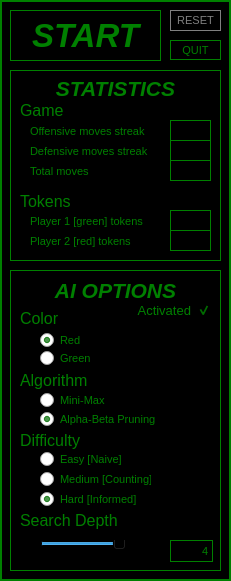
   <widget class="QWidget" name="menuWidget" native="true">
    <property name="geometry">
     <rect>
      <x>780</x>
      <y>10</y>
      <width>231</width>
      <height>581</height>
     </rect>
    </property>
    <property name="font">
     <font>
      <family>Arial</family>
     </font>
    </property>
    <property name="styleSheet">
     <string notr="true">border: 2px solid green;
background: black;
color: green</string>
    </property>
    <widget class="QWidget" name="informationWidget" native="true">
     <property name="geometry">
      <rect>
       <x>10</x>
       <y>70</y>
       <width>211</width>
       <height>191</height>
      </rect>
     </property>
     <property name="styleSheet">
      <string notr="true">border: 1px solid green;</string>
     </property>
     <widget class="QLabel" name="infoLabel">
      <property name="enabled">
       <bool>true</bool>
      </property>
      <property name="geometry">
       <rect>
        <x>10</x>
        <y>10</y>
        <width>191</width>
        <height>16</height>
       </rect>
      </property>
      <property name="font">
       <font>
        <family>Arial</family>
        <pointsize>16</pointsize>
        <weight>75</weight>
        <italic>true</italic>
        <bold>true</bold>
        <underline>false</underline>
       </font>
      </property>
      <property name="styleSheet">
       <string notr="true">border: none; color: green;</string>
      </property>
      <property name="text">
       <string>STATISTICS</string>
      </property>
      <property name="alignment">
       <set>Qt::AlignCenter</set>
      </property>
     </widget>
     <widget class="QLabel" name="gameInfoLabel">
      <property name="enabled">
       <bool>true</bool>
      </property>
      <property name="geometry">
       <rect>
        <x>10</x>
        <y>30</y>
        <width>51</width>
        <height>20</height>
       </rect>
      </property>
      <property name="font">
       <font>
        <family>Arial</family>
        <pointsize>12</pointsize>
        <underline>false</underline>
       </font>
      </property>
      <property name="styleSheet">
       <string notr="true">border: none; color: green;</string>
      </property>
      <property name="text">
       <string>Game</string>
      </property>
     </widget>
     <widget class="QLabel" name="totalLabel">
      <property name="enabled">
       <bool>true</bool>
      </property>
      <property name="geometry">
       <rect>
        <x>20</x>
        <y>91</y>
        <width>121</width>
        <height>20</height>
       </rect>
      </property>
      <property name="font">
       <font>
        <family>Arial</family>
        <pointsize>8</pointsize>
        <underline>false</underline>
       </font>
      </property>
      <property name="styleSheet">
       <string notr="true">border: none; color: green;</string>
      </property>
      <property name="text">
       <string>Total moves</string>
      </property>
     </widget>
     <widget class="QLabel" name="totalCounter">
      <property name="enabled">
       <bool>true</bool>
      </property>
      <property name="geometry">
       <rect>
        <x>160</x>
        <y>90</y>
        <width>41</width>
        <height>21</height>
       </rect>
      </property>
      <property name="font">
       <font>
        <family>Arial</family>
        <pointsize>8</pointsize>
        <underline>false</underline>
       </font>
      </property>
      <property name="styleSheet">
       <string notr="true">border: 1px solid green;
color: green;</string>
      </property>
      <property name="text">
       <string/>
      </property>
      <property name="alignment">
       <set>Qt::AlignRight|Qt::AlignTrailing|Qt::AlignVCenter</set>
      </property>
     </widget>
     <widget class="QLabel" name="p1Tokenlabel">
      <property name="enabled">
       <bool>true</bool>
      </property>
      <property name="geometry">
       <rect>
        <x>20</x>
        <y>141</y>
        <width>161</width>
        <height>20</height>
       </rect>
      </property>
      <property name="font">
       <font>
        <family>Arial</family>
        <pointsize>8</pointsize>
        <underline>false</underline>
       </font>
      </property>
      <property name="styleSheet">
       <string notr="true">border: none; color: green;</string>
      </property>
      <property name="text">
       <string>Player 1 [green] tokens</string>
      </property>
     </widget>
     <widget class="QLabel" name="playerInfoLabel">
      <property name="enabled">
       <bool>true</bool>
      </property>
      <property name="geometry">
       <rect>
        <x>10</x>
        <y>121</y>
        <width>61</width>
        <height>20</height>
       </rect>
      </property>
      <property name="font">
       <font>
        <family>Arial</family>
        <pointsize>12</pointsize>
        <underline>false</underline>
       </font>
      </property>
      <property name="styleSheet">
       <string notr="true">border: none; color: green;</string>
      </property>
      <property name="text">
       <string>Tokens</string>
      </property>
     </widget>
     <widget class="QLabel" name="p1TokenCounter">
      <property name="enabled">
       <bool>true</bool>
      </property>
      <property name="geometry">
       <rect>
        <x>160</x>
        <y>140</y>
        <width>41</width>
        <height>21</height>
       </rect>
      </property>
      <property name="font">
       <font>
        <family>Arial</family>
        <pointsize>8</pointsize>
        <underline>false</underline>
       </font>
      </property>
      <property name="styleSheet">
       <string notr="true">border: 1px solid green;
color: green;</string>
      </property>
      <property name="text">
       <string/>
      </property>
      <property name="alignment">
       <set>Qt::AlignRight|Qt::AlignTrailing|Qt::AlignVCenter</set>
      </property>
     </widget>
     <widget class="QLabel" name="p2TokenLabel">
      <property name="enabled">
       <bool>true</bool>
      </property>
      <property name="geometry">
       <rect>
        <x>20</x>
        <y>161</y>
        <width>111</width>
        <height>20</height>
       </rect>
      </property>
      <property name="font">
       <font>
        <family>Arial</family>
        <pointsize>8</pointsize>
        <underline>false</underline>
       </font>
      </property>
      <property name="styleSheet">
       <string notr="true">border: none; color: green;</string>
      </property>
      <property name="text">
       <string>Player 2 [red] tokens</string>
      </property>
     </widget>
     <widget class="QLabel" name="p2TokenCounter">
      <property name="enabled">
       <bool>true</bool>
      </property>
      <property name="geometry">
       <rect>
        <x>160</x>
        <y>160</y>
        <width>41</width>
        <height>21</height>
       </rect>
      </property>
      <property name="font">
       <font>
        <family>Arial</family>
        <pointsize>8</pointsize>
        <underline>false</underline>
       </font>
      </property>
      <property name="styleSheet">
       <string notr="true">border: 1px solid green;
color: green;</string>
      </property>
      <property name="text">
       <string/>
      </property>
      <property name="alignment">
       <set>Qt::AlignRight|Qt::AlignTrailing|Qt::AlignVCenter</set>
      </property>
     </widget>
     <widget class="QLabel" name="defMovesLabel">
      <property name="enabled">
       <bool>true</bool>
      </property>
      <property name="geometry">
       <rect>
        <x>20</x>
        <y>71</y>
        <width>121</width>
        <height>20</height>
       </rect>
      </property>
      <property name="font">
       <font>
        <family>Arial</family>
        <pointsize>8</pointsize>
        <underline>false</underline>
       </font>
      </property>
      <property name="styleSheet">
       <string notr="true">border: none; color: green;</string>
      </property>
      <property name="text">
       <string>Defensive moves streak</string>
      </property>
     </widget>
     <widget class="QLabel" name="defMovesCounter">
      <property name="enabled">
       <bool>true</bool>
      </property>
      <property name="geometry">
       <rect>
        <x>160</x>
        <y>70</y>
        <width>41</width>
        <height>21</height>
       </rect>
      </property>
      <property name="font">
       <font>
        <family>Arial</family>
        <pointsize>8</pointsize>
        <underline>false</underline>
       </font>
      </property>
      <property name="styleSheet">
       <string notr="true">border: 1px solid green;
color: green;</string>
      </property>
      <property name="text">
       <string/>
      </property>
      <property name="alignment">
       <set>Qt::AlignRight|Qt::AlignTrailing|Qt::AlignVCenter</set>
      </property>
     </widget>
     <widget class="QLabel" name="offensiveMovesCounter">
      <property name="enabled">
       <bool>true</bool>
      </property>
      <property name="geometry">
       <rect>
        <x>160</x>
        <y>50</y>
        <width>41</width>
        <height>21</height>
       </rect>
      </property>
      <property name="font">
       <font>
        <family>Arial</family>
        <pointsize>8</pointsize>
        <underline>false</underline>
       </font>
      </property>
      <property name="styleSheet">
       <string notr="true">border: 1px solid green;
color: green;</string>
      </property>
      <property name="text">
       <string/>
      </property>
      <property name="alignment">
       <set>Qt::AlignRight|Qt::AlignTrailing|Qt::AlignVCenter</set>
      </property>
     </widget>
     <widget class="QLabel" name="offensiveMovesLabel">
      <property name="enabled">
       <bool>true</bool>
      </property>
      <property name="geometry">
       <rect>
        <x>20</x>
        <y>51</y>
        <width>121</width>
        <height>20</height>
       </rect>
      </property>
      <property name="font">
       <font>
        <family>Arial</family>
        <pointsize>8</pointsize>
        <underline>false</underline>
       </font>
      </property>
      <property name="styleSheet">
       <string notr="true">border: none; color: green;</string>
      </property>
      <property name="text">
       <string>Offensive moves streak</string>
      </property>
     </widget>
    </widget>
    <widget class="QWidget" name="aiWidget" native="true">
     <property name="geometry">
      <rect>
       <x>10</x>
       <y>270</y>
       <width>211</width>
       <height>301</height>
      </rect>
     </property>
     <property name="styleSheet">
      <string notr="true">border:1px solid green;</string>
     </property>
     <widget class="QLabel" name="optionLabel">
      <property name="enabled">
       <bool>true</bool>
      </property>
      <property name="geometry">
       <rect>
        <x>10</x>
        <y>10</y>
        <width>191</width>
        <height>21</height>
       </rect>
      </property>
      <property name="font">
       <font>
        <family>Arial</family>
        <pointsize>16</pointsize>
        <weight>75</weight>
        <italic>true</italic>
        <bold>true</bold>
        <underline>false</underline>
       </font>
      </property>
      <property name="layoutDirection">
       <enum>Qt::LeftToRight</enum>
      </property>
      <property name="styleSheet">
       <string notr="true">border: none; color: green;</string>
      </property>
      <property name="text">
       <string>AI OPTIONS</string>
      </property>
      <property name="alignment">
       <set>Qt::AlignCenter</set>
      </property>
     </widget>
     <widget class="QCheckBox" name="aiBox">
      <property name="geometry">
       <rect>
        <x>120</x>
        <y>30</y>
        <width>81</width>
        <height>20</height>
       </rect>
      </property>
      <property name="font">
       <font>
        <pointsize>10</pointsize>
       </font>
      </property>
      <property name="cursor">
       <cursorShape>PointingHandCursor</cursorShape>
      </property>
      <property name="layoutDirection">
       <enum>Qt::RightToLeft</enum>
      </property>
      <property name="styleSheet">
       <string notr="true">border: 0px;</string>
      </property>
      <property name="text">
       <string>Activated</string>
      </property>
      <property name="checked">
       <bool>true</bool>
      </property>
     </widget>
     <widget class="QLabel" name="algoLabel">
      <property name="enabled">
       <bool>true</bool>
      </property>
      <property name="geometry">
       <rect>
        <x>10</x>
        <y>100</y>
        <width>71</width>
        <height>21</height>
       </rect>
      </property>
      <property name="font">
       <font>
        <family>Arial</family>
        <pointsize>12</pointsize>
        <underline>false</underline>
       </font>
      </property>
      <property name="styleSheet">
       <string notr="true">color:green;
border: 0px solid green;</string>
      </property>
      <property name="text">
       <string>Algorithm</string>
      </property>
     </widget>
     <widget class="QGroupBox" name="algoGroup">
      <property name="geometry">
       <rect>
        <x>20</x>
        <y>120</y>
        <width>131</width>
        <height>41</height>
       </rect>
      </property>
      <property name="font">
       <font>
        <family>Arial</family>
        <pointsize>8</pointsize>
       </font>
      </property>
      <property name="styleSheet">
       <string notr="true">border:0px;
background:none</string>
      </property>
      <property name="title">
       <string/>
      </property>
      <widget class="QRadioButton" name="algoRadio_1">
       <property name="enabled">
        <bool>true</bool>
       </property>
       <property name="geometry">
        <rect>
         <x>10</x>
         <y>0</y>
         <width>71</width>
         <height>20</height>
        </rect>
       </property>
       <property name="font">
        <font>
         <family>Arial</family>
         <pointsize>8</pointsize>
        </font>
       </property>
       <property name="cursor">
        <cursorShape>PointingHandCursor</cursorShape>
       </property>
       <property name="styleSheet">
        <string notr="true">color:green;</string>
       </property>
       <property name="text">
        <string>Mini-Max</string>
       </property>
       <property name="checked">
        <bool>false</bool>
       </property>
      </widget>
      <widget class="QRadioButton" name="algoRadio_2">
       <property name="enabled">
        <bool>true</bool>
       </property>
       <property name="geometry">
        <rect>
         <x>10</x>
         <y>20</y>
         <width>121</width>
         <height>19</height>
        </rect>
       </property>
       <property name="font">
        <font>
         <family>Arial</family>
         <pointsize>8</pointsize>
        </font>
       </property>
       <property name="cursor">
        <cursorShape>PointingHandCursor</cursorShape>
       </property>
       <property name="styleSheet">
        <string notr="true">color:green;</string>
       </property>
       <property name="text">
        <string>Alpha-Beta Pruning</string>
       </property>
       <property name="checked">
        <bool>true</bool>
       </property>
      </widget>
     </widget>
     <widget class="QLabel" name="heuristicLabel">
      <property name="enabled">
       <bool>true</bool>
      </property>
      <property name="geometry">
       <rect>
        <x>10</x>
        <y>160</y>
        <width>61</width>
        <height>20</height>
       </rect>
      </property>
      <property name="font">
       <font>
        <family>Arial</family>
        <pointsize>12</pointsize>
        <underline>false</underline>
       </font>
      </property>
      <property name="styleSheet">
       <string notr="true">color:green;
border:0px;</string>
      </property>
      <property name="text">
       <string>Difficulty</string>
      </property>
     </widget>
     <widget class="QGroupBox" name="heuristicGroup">
      <property name="geometry">
       <rect>
        <x>20</x>
        <y>180</y>
        <width>141</width>
        <height>61</height>
       </rect>
      </property>
      <property name="font">
       <font>
        <family>Arial</family>
        <pointsize>8</pointsize>
       </font>
      </property>
      <property name="styleSheet">
       <string notr="true">border:0px;
background:none;</string>
      </property>
      <property name="title">
       <string/>
      </property>
      <widget class="QRadioButton" name="heuristicRadio_1">
       <property name="enabled">
        <bool>true</bool>
       </property>
       <property name="geometry">
        <rect>
         <x>10</x>
         <y>0</y>
         <width>91</width>
         <height>19</height>
        </rect>
       </property>
       <property name="font">
        <font>
         <family>Arial</family>
         <pointsize>8</pointsize>
        </font>
       </property>
       <property name="cursor">
        <cursorShape>PointingHandCursor</cursorShape>
       </property>
       <property name="styleSheet">
        <string notr="true">color:green;</string>
       </property>
       <property name="text">
        <string>Easy [Naive]</string>
       </property>
       <property name="checked">
        <bool>false</bool>
       </property>
      </widget>
      <widget class="QRadioButton" name="heuristicRadio_2">
       <property name="enabled">
        <bool>true</bool>
       </property>
       <property name="geometry">
        <rect>
         <x>10</x>
         <y>20</y>
         <width>111</width>
         <height>19</height>
        </rect>
       </property>
       <property name="font">
        <font>
         <family>Arial</family>
         <pointsize>8</pointsize>
        </font>
       </property>
       <property name="cursor">
        <cursorShape>PointingHandCursor</cursorShape>
       </property>
       <property name="styleSheet">
        <string notr="true">color:green;</string>
       </property>
       <property name="text">
        <string>Medium [Counting]</string>
       </property>
      </widget>
      <widget class="QRadioButton" name="heuristicRadio_3">
       <property name="enabled">
        <bool>true</bool>
       </property>
       <property name="geometry">
        <rect>
         <x>10</x>
         <y>40</y>
         <width>101</width>
         <height>19</height>
        </rect>
       </property>
       <property name="font">
        <font>
         <family>Arial</family>
         <pointsize>8</pointsize>
        </font>
       </property>
       <property name="cursor">
        <cursorShape>PointingHandCursor</cursorShape>
       </property>
       <property name="styleSheet">
        <string notr="true">color:green;</string>
       </property>
       <property name="text">
        <string>Hard [Informed]</string>
       </property>
       <property name="checked">
        <bool>true</bool>
       </property>
      </widget>
     </widget>
     <widget class="QLabel" name="depthlabel">
      <property name="enabled">
       <bool>true</bool>
      </property>
      <property name="geometry">
       <rect>
        <x>10</x>
        <y>240</y>
        <width>101</width>
        <height>21</height>
       </rect>
      </property>
      <property name="font">
       <font>
        <family>Arial</family>
        <pointsize>12</pointsize>
        <underline>false</underline>
       </font>
      </property>
      <property name="styleSheet">
       <string notr="true">border: none; color: green;</string>
      </property>
      <property name="text">
       <string>Search Depth</string>
      </property>
     </widget>
     <widget class="QSlider" name="depthSlider">
      <property name="geometry">
       <rect>
        <x>30</x>
        <y>270</y>
        <width>111</width>
        <height>16</height>
       </rect>
      </property>
      <property name="font">
       <font>
        <family>Arial</family>
       </font>
      </property>
      <property name="cursor">
       <cursorShape>PointingHandCursor</cursorShape>
      </property>
      <property name="styleSheet">
       <string notr="true">border:0px;</string>
      </property>
      <property name="minimum">
       <number>1</number>
      </property>
      <property name="maximum">
       <number>5</number>
      </property>
      <property name="pageStep">
       <number>1</number>
      </property>
      <property name="value">
       <number>4</number>
      </property>
      <property name="sliderPosition">
       <number>4</number>
      </property>
      <property name="orientation">
       <enum>Qt::Horizontal</enum>
      </property>
      <property name="invertedAppearance">
       <bool>false</bool>
      </property>
      <property name="invertedControls">
       <bool>false</bool>
      </property>
      <property name="tickPosition">
       <enum>QSlider::TicksBelow</enum>
      </property>
      <property name="tickInterval">
       <number>1</number>
      </property>
     </widget>
     <widget class="QSpinBox" name="depthEdit">
      <property name="geometry">
       <rect>
        <x>160</x>
        <y>270</y>
        <width>43</width>
        <height>22</height>
       </rect>
      </property>
      <property name="font">
       <font>
        <family>Arial</family>
        <pointsize>8</pointsize>
       </font>
      </property>
      <property name="cursor">
       <cursorShape>PointingHandCursor</cursorShape>
      </property>
      <property name="layoutDirection">
       <enum>Qt::RightToLeft</enum>
      </property>
      <property name="styleSheet">
       <string notr="true">border:1px solid green;</string>
      </property>
      <property name="alignment">
       <set>Qt::AlignRight|Qt::AlignTrailing|Qt::AlignVCenter</set>
      </property>
      <property name="minimum">
       <number>1</number>
      </property>
      <property name="maximum">
       <number>5</number>
      </property>
      <property name="value">
       <number>4</number>
      </property>
     </widget>
     <widget class="QLabel" name="colorLabel">
      <property name="enabled">
       <bool>true</bool>
      </property>
      <property name="geometry">
       <rect>
        <x>10</x>
        <y>40</y>
        <width>51</width>
        <height>16</height>
       </rect>
      </property>
      <property name="font">
       <font>
        <family>Arial</family>
        <pointsize>12</pointsize>
        <underline>false</underline>
       </font>
      </property>
      <property name="styleSheet">
       <string notr="true">color:green;
border: 0px;</string>
      </property>
      <property name="text">
       <string>Color</string>
      </property>
     </widget>
     <widget class="QGroupBox" name="colorGroup">
      <property name="geometry">
       <rect>
        <x>20</x>
        <y>60</y>
        <width>71</width>
        <height>41</height>
       </rect>
      </property>
      <property name="font">
       <font>
        <family>Arial</family>
        <pointsize>8</pointsize>
       </font>
      </property>
      <property name="styleSheet">
       <string notr="true">border:0px;
background:none;</string>
      </property>
      <property name="title">
       <string/>
      </property>
      <widget class="QRadioButton" name="redRadio">
       <property name="enabled">
        <bool>true</bool>
       </property>
       <property name="geometry">
        <rect>
         <x>10</x>
         <y>0</y>
         <width>51</width>
         <height>20</height>
        </rect>
       </property>
       <property name="font">
        <font>
         <family>Arial</family>
         <pointsize>8</pointsize>
        </font>
       </property>
       <property name="cursor">
        <cursorShape>PointingHandCursor</cursorShape>
       </property>
       <property name="styleSheet">
        <string notr="true">color:green;</string>
       </property>
       <property name="text">
        <string>Red</string>
       </property>
       <property name="checked">
        <bool>true</bool>
       </property>
      </widget>
      <widget class="QRadioButton" name="greenRadio">
       <property name="enabled">
        <bool>true</bool>
       </property>
       <property name="geometry">
        <rect>
         <x>10</x>
         <y>20</y>
         <width>61</width>
         <height>16</height>
        </rect>
       </property>
       <property name="font">
        <font>
         <family>Arial</family>
         <pointsize>8</pointsize>
        </font>
       </property>
       <property name="cursor">
        <cursorShape>PointingHandCursor</cursorShape>
       </property>
       <property name="styleSheet">
        <string notr="true">color:green;</string>
       </property>
       <property name="text">
        <string>Green</string>
       </property>
      </widget>
     </widget>
    </widget>
    <widget class="QPushButton" name="startButton">
     <property name="geometry">
      <rect>
       <x>10</x>
       <y>10</y>
       <width>151</width>
       <height>51</height>
      </rect>
     </property>
     <property name="font">
      <font>
       <family>Arial</family>
       <pointsize>25</pointsize>
       <weight>75</weight>
       <italic>true</italic>
       <bold>true</bold>
      </font>
     </property>
     <property name="cursor">
      <cursorShape>PointingHandCursor</cursorShape>
     </property>
     <property name="styleSheet">
      <string notr="true">QPushButton {
	color:green;
	border:1px solid green;
}

QPushButton:hover {
	background:gray;
	color: black;
}</string>
     </property>
     <property name="text">
      <string>START</string>
     </property>
    </widget>
    <widget class="QPushButton" name="restartButton">
     <property name="enabled">
      <bool>false</bool>
     </property>
     <property name="geometry">
      <rect>
       <x>170</x>
       <y>10</y>
       <width>51</width>
       <height>21</height>
      </rect>
     </property>
     <property name="font">
      <font>
       <family>Arial</family>
       <pointsize>8</pointsize>
      </font>
     </property>
     <property name="cursor">
      <cursorShape>PointingHandCursor</cursorShape>
     </property>
     <property name="styleSheet">
      <string notr="true">color:gray;
border: 1px solid gray;</string>
     </property>
     <property name="text">
      <string>RESET</string>
     </property>
    </widget>
    <widget class="QPushButton" name="endButton">
     <property name="geometry">
      <rect>
       <x>170</x>
       <y>40</y>
       <width>51</width>
       <height>20</height>
      </rect>
     </property>
     <property name="font">
      <font>
       <family>Arial</family>
       <pointsize>8</pointsize>
      </font>
     </property>
     <property name="cursor">
      <cursorShape>PointingHandCursor</cursorShape>
     </property>
     <property name="styleSheet">
      <string notr="true">QPushButton {
	color:green;
	border:1px solid green;
}

QPushButton:hover {
	background:gray;
	color: black;
}</string>
     </property>
     <property name="text">
      <string>QUIT</string>
     </property>
    </widget>
   </widget>
